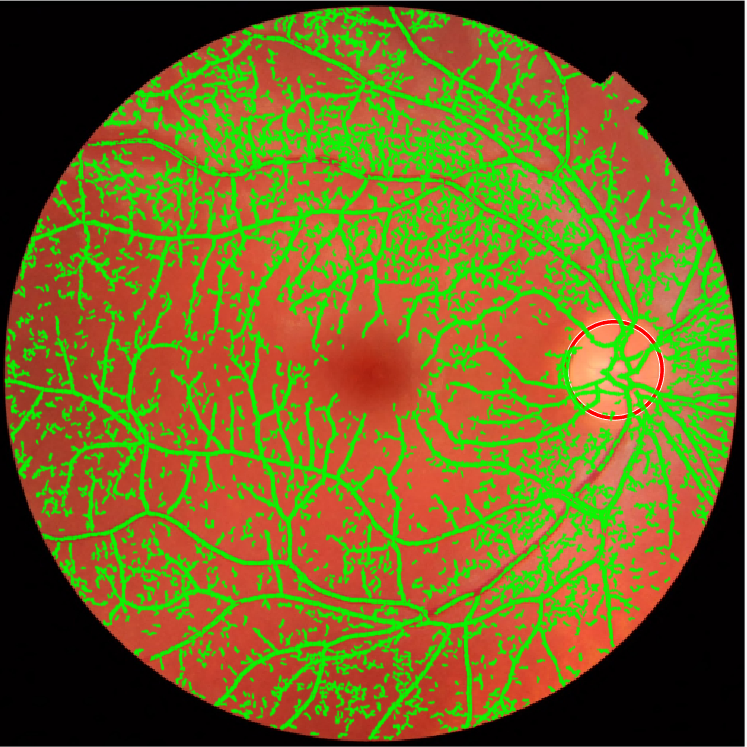
%> input picture matlab/Structure Extraction.png, 747 x 747 px
$ octave --eval "result = extract_vessels('Structure Extraction.png');"   (GNU Octave 9; MATLAB toolbox functions it lacks are replaced by stand-ins)
%> lines starting %> are read from the running program, lines starting %| are printed output that depends on the picture; in (x1, y1, x2, y2) boxes, pixels count from 0 and x2, y2 are one past the last pixel; in counts of white or black regions, pixels touching at a corner belong together; the program's own positions count from 1
function [vesselMask, vesselEnhanced] = extract_vessels(imagePath)
%> called with imagePath = 'Structure Extraction.png'
% EXTRACT_VESSELS  Extract the retinal blood vessel network from a fundus photo.
%
%   [vesselMask, vesselEnhanced] = extract_vessels(imagePath)
%
% Vessels are thin, dark, curving lines against a brighter background.
% We use morphological top-hat filtering - a classical technique that
% enhances thin structures - with line-shaped structuring elements at
% several rotation angles, since vessels run in many directions and a
% single-orientation filter would miss most of them.
%
% Returns:
%   vesselMask     - binary mask of detected vessels
%   vesselEnhanced - grayscale image with vessel contrast boosted (before thresholding)

    img = imread(imagePath);
%> img is the input picture: size 747x747x3 uint8; mean R, G, B 111.8, 99.8, 32.7
    img = im2double(img);
%> img: size 747x747x3 double

    % The green channel typically shows the highest vessel-to-background
    % contrast in a fundus photo (this is standard practice in retinal
    % image processing - the red channel is often overexposed, and blue
    % is too dark to be useful).
    if size(img, 3) == 3
        greenChannel = img(:, :, 2);
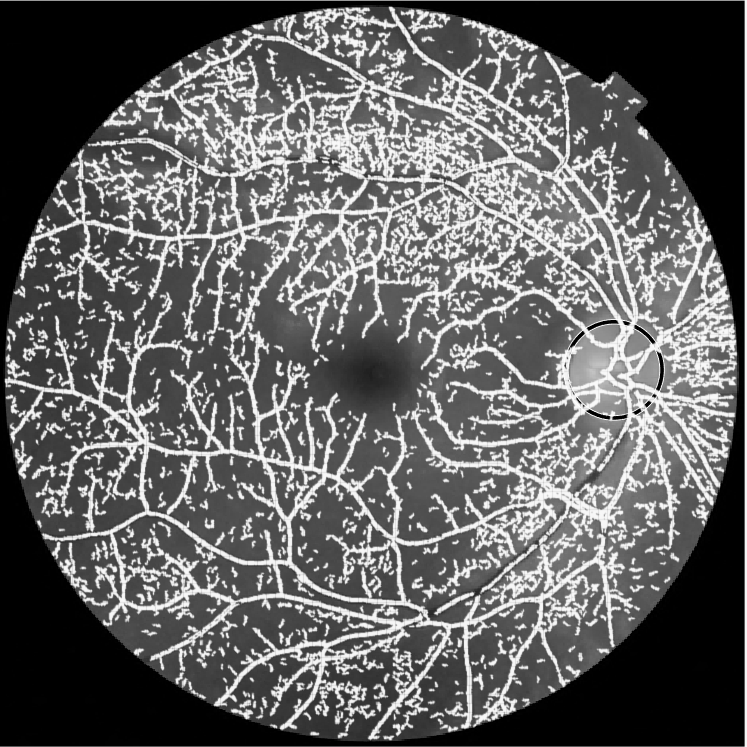
%> greenChannel: size 747x747 double; min 0, max 1, mean 0.391
    else
        greenChannel = im2gray(img);
    end

    % Restrict to the retinal field, same as before.
    gray = im2gray(img);
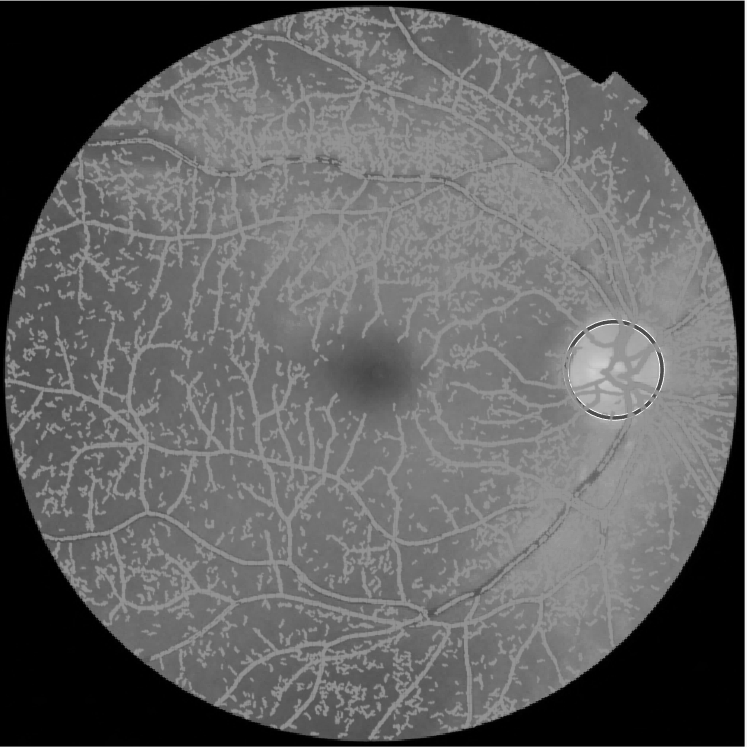
%> gray: size 747x747 double; min 0, max 1, mean 0.375
    retinaMask = gray > 0.06;
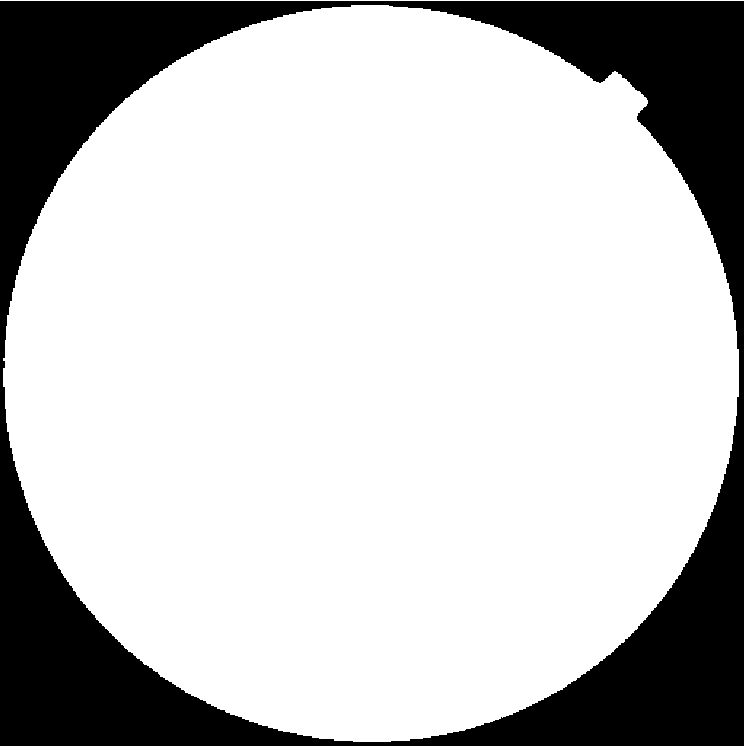
%> retinaMask: size 747x747 logical; 77.1% white; 1 black region, box (x1, y1, x2, y2) and area: (0, 1, 744, 746) 127644
    retinaMask = imfill(retinaMask, 'holes');

    % Mild pre-blur to suppress JPEG compression block artifacts (subtle
    % 8x8-pixel edges from compression, common in web-sourced photos).
    % Those blocky edges are themselves thin and straight, so the shape
    % filter later can mistake them for vessels - blurring them out
    % first (without erasing true vessels, which are wider) avoids that
    % confusion at the source rather than trying to filter it out after.
    greenChannel = imgaussfilt(greenChannel, 0.8);

    % Vessels are DARKER than the background, so we complement the image
    % first - this turns vessels into bright ridges, which is what the
    % top-hat filter below is designed to enhance.
    inverted = imcomplement(greenChannel);

    % Mild contrast enhancement before filtering makes faint vessels
    % easier to pick up (reuses the same CLAHE idea as enhance_image.m).
    inverted = adapthisteq(inverted, 'ClipLimit', 0.01);
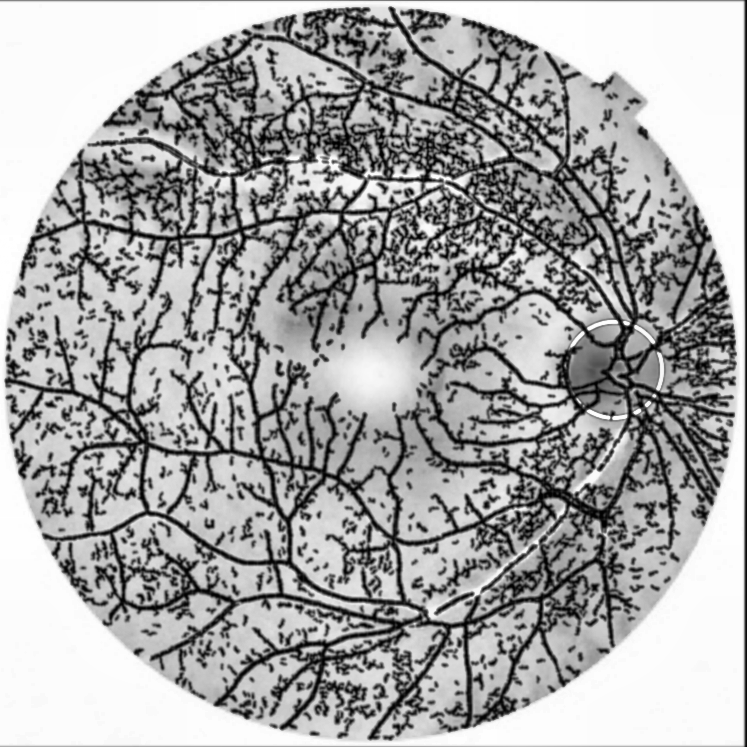
%> inverted: size 747x747 double; min 0, max 1, mean 0.649

    % --- Multi-orientation top-hat filtering ---
    % A top-hat filter with a LINE structuring element enhances thin
    % structures oriented along that line's angle. Since vessels branch
    % in every direction, we run this at several angles and keep the
    % strongest response at each pixel across all of them.
    angles = 0:15:165;   % 12 orientations, every 15 degrees
    lineLength = 9;       % tune based on expected vessel thickness/scale

    responseStack = zeros([size(inverted), length(angles)]);
    for i = 1:length(angles)
        se = strel('line', lineLength, angles(i));
        responseStack(:, :, i) = imtophat(inverted, se);
    end
    vesselEnhanced = max(responseStack, [], 3);

    % Suppress anything outside the retina before thresholding, so the
    % black border edge doesn't get picked up as a false "vessel."
    vesselEnhanced(~retinaMask) = 0;
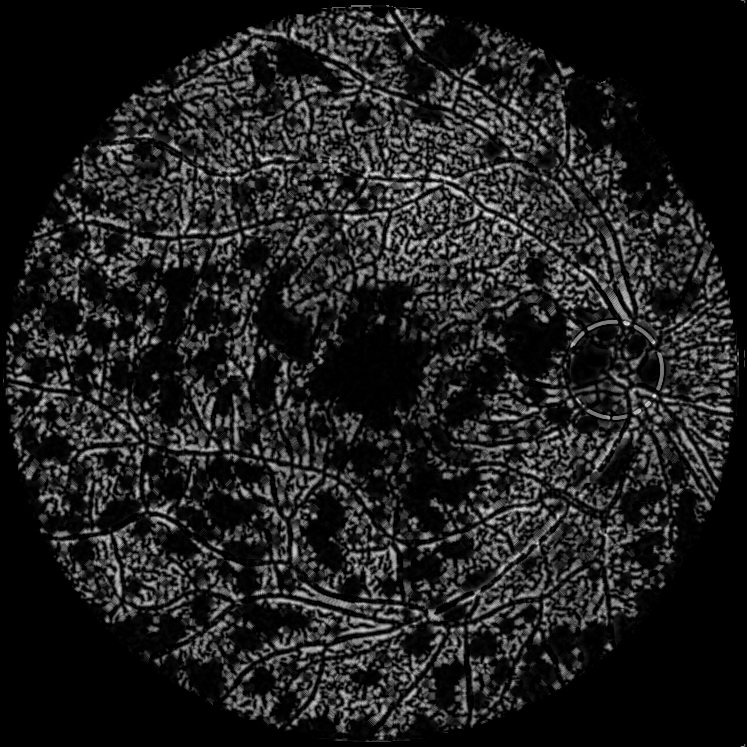
%> vesselEnhanced: size 747x747 double; min 0, max 0.931, mean 0.126

    % --- Threshold to get a binary vessel map ---
    % Otsu's method (graythresh) picks a threshold automatically based
    % on the image's own intensity distribution, rather than a fixed
    % guess - more robust across images of varying contrast.
    level = graythresh(vesselEnhanced(retinaMask));
%> level = 0.227
    vesselMask = imbinarize(vesselEnhanced, level * 0.6);  % slightly below
%> vesselMask: size 747x747 logical; 32.8% white; 1111 white regions (439 under 20 px), largest, box (x1, y1, x2, y2) and area: (133, 10, 634, 327) 34340, (439, 471, 662, 620) 9650, (291, 624, 447, 733) 4096
                                                             % Otsu's level,
                                                             % since vessels
                                                             % are thin and
                                                             % easy to under-detect

    % Clean up isolated noise pixels that aren't part of a real vessel.
    vesselMask = bwareaopen(vesselMask, 15);
    vesselMask = vesselMask & retinaMask;

    % --- Shape-based cleanup ---
    % The top-hat filter also responds to texture inside bright lesions
    % (exudates, hemorrhages) - that texture creates small BLOB-shaped
    % noise, whereas real vessel segments are consistently long and thin.
    % Large connected components are trusted by size alone (lesion
    % texture noise doesn't form big connected branching shapes) - the
    % ambiguous cases are the SMALL-to-medium blobs, which must pass a
    % strict elongation (eccentricity) check to survive.
    cc = bwconncomp(vesselMask);
%> cc = 726 connected components
    stats = regionprops(cc, 'Eccentricity', 'Area');
%> stats = 726 regions; largest, Area and Eccentricity: 34340 0.89, 9650 0.776, 4096 0.892, 3589 0.791, 2764 0.885

    LARGE_AREA_THRESHOLD = 100;   % big enough to be trusted as real vessel by size alone
    MIN_ECCENTRICITY = 0.90;      % strict elongation requirement for smaller blobs
    MIN_SMALL_AREA = 20;

    keepMask = false(size(vesselMask));
    for i = 1:length(stats)
        isLargeEnough = stats(i).Area >= LARGE_AREA_THRESHOLD;
        isElongatedEnough = stats(i).Eccentricity >= MIN_ECCENTRICITY && ...
                             stats(i).Area >= MIN_SMALL_AREA;
        if isLargeEnough || isElongatedEnough
            keepMask(cc.PixelIdxList{i}) = true;
        end
    end
%> this loop made 726 passes
%> (isLargeEnough, isElongatedEnough) on passes 1 to 3: (false, false), (false, false), (false, false)
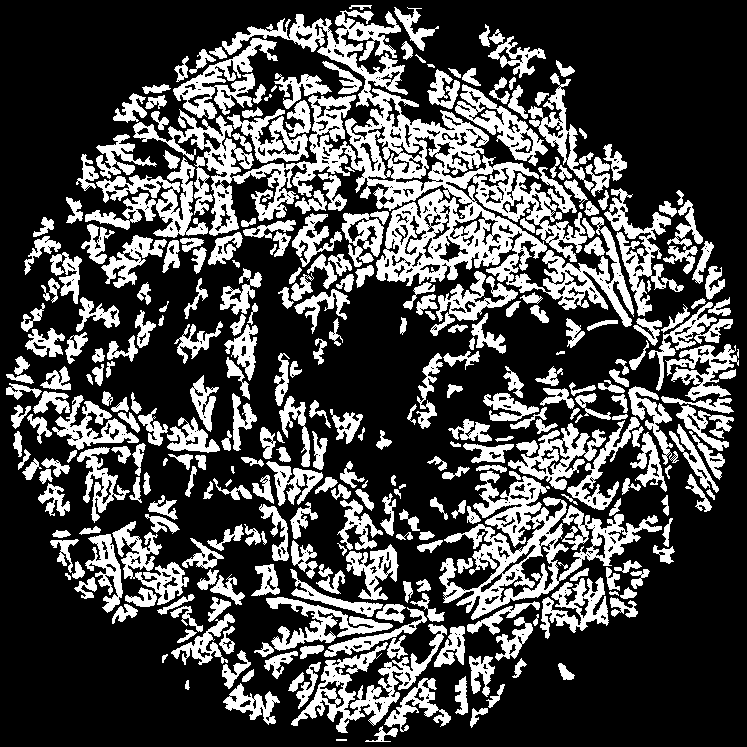
%> keepMask: size 747x747 logical; 29.3% white; 322 white regions, largest, box (x1, y1, x2, y2) and area: (133, 10, 634, 327) 34340, (439, 471, 662, 620) 9650, (291, 624, 447, 733) 4096
    vesselMask = keepMask;

    % A very mild closing reconnects vessel segments that got slightly
    % fragmented by the shape filtering above, without adding back the
    % blob-shaped noise we just removed.
    vesselMask = imclose(vesselMask, strel('disk', 1));
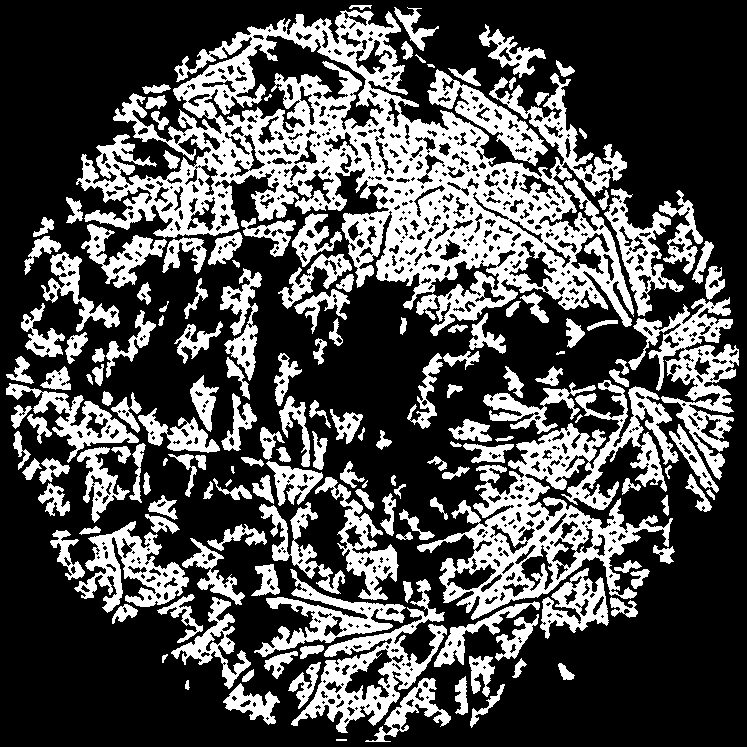
%> vesselMask: size 747x747 logical; 31.3% white; 165 white regions, largest, box (x1, y1, x2, y2) and area: (76, 10, 634, 336) 60497, (417, 380, 679, 620) 18944, (628, 297, 739, 480) 6547
end
